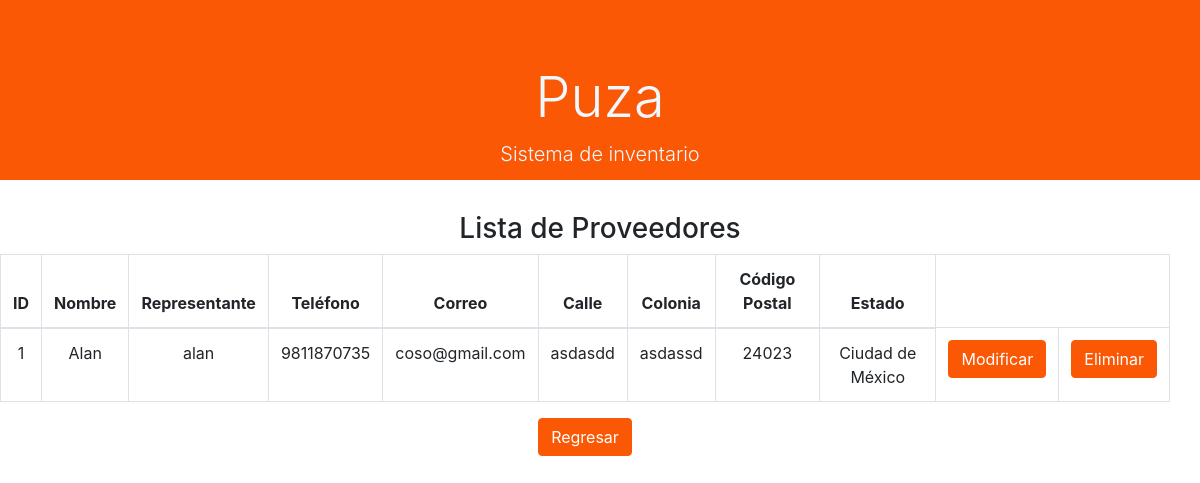
Page /ProyectoPZA/proveedoresR.php on the committed database.
### tables this page shows
CREATE TABLE `proveedores` (
  `IDproveedor` int NOT NULL COMMENT 'Esta variable se encarga de almacenar el id de cada proveedor registrado en la base de datos',
  `RFC_proveedor` varchar(13) NOT NULL COMMENT 'Esta variable se encarga de almacenar el RFC del proveedor',
  `NombreProveedor` varchar(60) NOT NULL COMMENT 'Esta variable se encarga de almacenar el nombre del proveedor',
  `Nombre_representante` varchar(60) NOT NULL COMMENT 'Esta variable se encarga de almacenar el nombre del representante del proveedor',
  `TelefonoProveedor` bigint NOT NULL COMMENT 'Esta variable se encarga de almacenar el número de telefono del proveedor',
  `CorreoProveedor` varchar(100) NOT NULL COMMENT 'Esta variable se encarga de almacenar el número de teléfono',
  `CalleProveedor` varchar(50) NOT NULL COMMENT 'Esta variable se encarga de almacenar el nombre de la calle donde se ubica físicamente el proveedor',
  `ColoniaProveedor` varchar(50) NOT NULL COMMENT 'Esta variable se encarga de almacenar el nombre de la colonia donde se ubica físicamente el proveedor',
  `CodigopostalProveedor` int NOT NULL COMMENT 'Esta variable se encarga de almacenar el código postal de la dirección física donde se ubica el proveedor',
  `IDestado` int NOT NULL COMMENT 'Esta variable funciona como llave foranea para relacionar la tabla estados',
  `EstadoProveedor` int NOT NULL
);

CREATE TABLE `estados` (
  `ID_estado` int NOT NULL COMMENT 'Esta variable es el ID de la tabla estados',
  `Estado` text NOT NULL COMMENT 'Esta variable almacena el nombre de los estados'
);

### ProyectoPZA/model/consultaprovebd.php (called while the page is built, shortened)
<?php
$hostDB = '127.0.0.1';
$nombreDB = 'puza';
$usuarioDB = 'root';
$contrasenyaDB = '';
$hostPDO = "mysql:host=$hostDB;dbname=$nombreDB;";
$miPDO = new PDO($hostPDO, $usuarioDB, $contrasenyaDB);
$miConsulta = $miPDO->prepare('SELECT proveedores.*, estados.Estado
FROM proveedores INNER JOIN estados ON proveedores.IDestado = estados.ID_estado
WHERE proveedores.estadoProveedor=1;');
$miConsulta->execute();
?>

### ProyectoPZA/proveedoresR.php (the view, shortened to what this page needs)
<?php include 'model/consultaprovebd.php' ?>
<!DOCTYPE html>
<html lang="en">
<head>
  <link rel="stylesheet" href="https://cdn.jsdelivr.net/npm/bootstrap@4.6.2/dist/css/bootstrap.min.css"
>
  <link rel="stylesheet" href="css/style_general.css">
</head>
<body>
  <header>
    <div class="jumbotron jumbotron-fluid">
      <div class="container">
        <h1 class="display-4">Puza</h1>
        <p class="lead">Sistema de inventario</p>
      </div>
    </div>
  </header>
  <div class="container">
    <h3 class="text-center">Lista de Proveedores</h3>
  </div>
  <div class="row w-100 align-items-center">
    <div class="col text-center">
      <table class="table table-bordered">
        <thead>
          <tr>
            <th scope="col">ID</th>
            <th scope="col">Nombre</th>
            <th scope="col">Representante</th>
            <th scope="col">Teléfono</th>
            <th scope="col">Correo</th>
            <th scope="col">Calle</th>
            <th scope="col">Colonia</th>
            <th scope="col">Código Postal</th>
            <th scope="col">Estado</th>
          </tr>
        </thead>
        <tbody>
          <?php foreach ($miConsulta as $clave => $valor): ?>
            <tr>
              <td>
                <?= $valor['IDproveedor']; ?>
              </td>
              <td>
                <?= $valor['NombreProveedor']; ?>
              </td>
              <td>
                <?= $valor['Nombre_representante']; ?>
              </td>
              <td>
                <?= $valor['TelefonoProveedor']; ?>
              </td>
              <td>
                <?= $valor['CorreoProveedor']; ?>
              </td>
              <td>
                <?= $valor['CalleProveedor']; ?>
              </td>
              <td>
                <?= $valor['ColoniaProveedor']; ?>
              </td>
              <td>
                <?= $valor['CodigopostalProveedor']; ?>
              <td>
                <?= $valor['Estado']; ?>
              </td>
              </td>
              <td>
                <a class="btn btn-primary" href="proveedoresU.php?IDproveedor=<?= $valor['IDproveedor'] ?>">Modificar</a>
              </td>
              <td>
                <a class="btn btn-primary"
                  href="model/borrarprovebd.php?IDproveedor=<?= $valor['IDproveedor'] ?>">Eliminar</a>
              </td>
            </tr>
          <?php endforeach; ?>
        </tbody>
      </table>
      <a href="menuprove.php" class="btn btn-primary">Regresar</a>
    </div>
  </div>
</body>
</html>

### ProyectoPZA/css/style_general.css (style rules this page uses)
.jumbotron { height: 180px; margin-bottom: 100; text-align: center; text-shadow: black; background-color: #FB5805; color: aliceblue; }
.btn { background-color: #FB5805; border-color: #FB5805; }

### rows in the picture
proveedores: IDproveedor "1", NombreProveedor "Alan", Nombre_representante "alan", TelefonoProveedor "9811870735", CorreoProveedor "coso@gmail.com", CalleProveedor "asdasdd", ColoniaProveedor "asdassd", CodigopostalProveedor "24023", IDestado.Estado "Ciudad de México"
